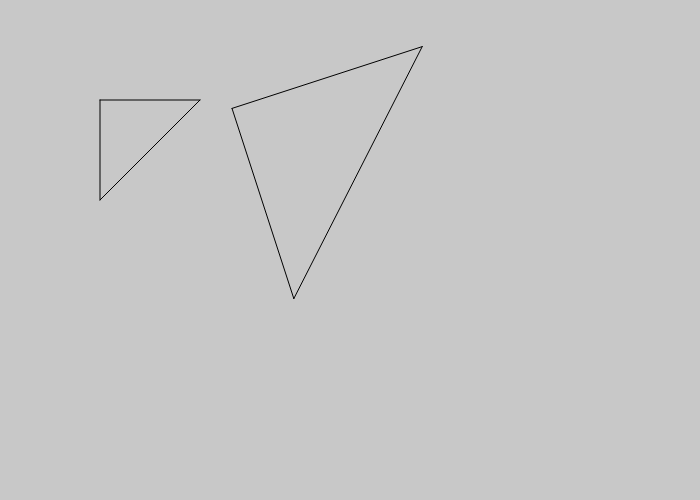
Frame 1 (no input)
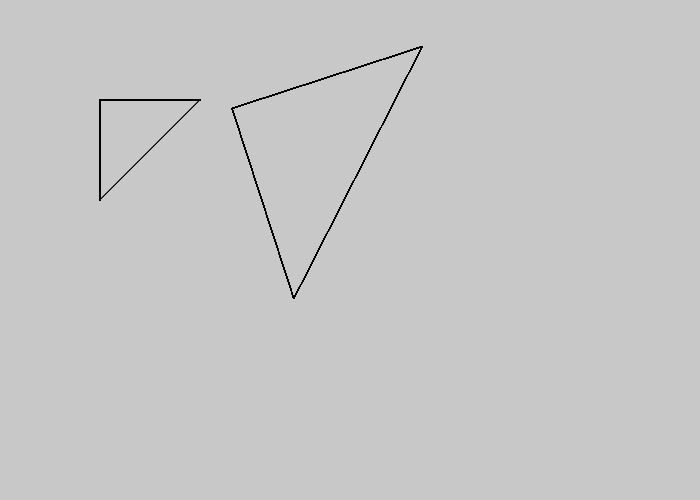
Frame 60 (no input)
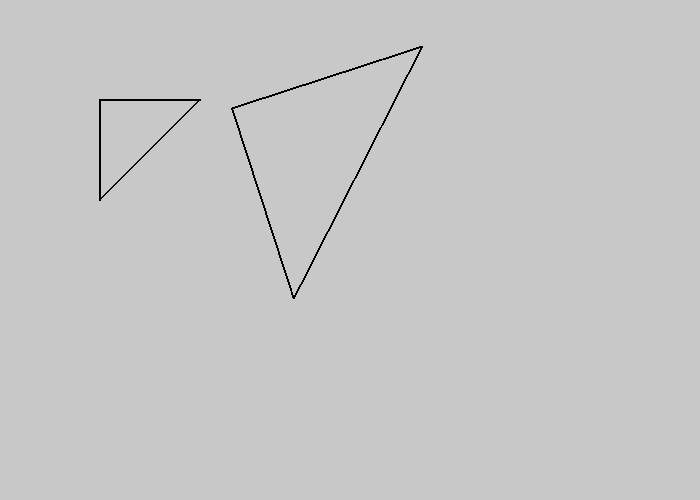
Frame 120 (the mouse pressed at the canvas centre since frame 60)

The p5.js sketch that drew these frames (run headless with seeded random() and noise() and a simulated clock; from frame 60 on, the mouse is pressed at the canvas centre):

// p5.js sketch
// ── sketch.js
function setup() {
  createCanvas(700, 500);
  background(200);
}

function multiplyMat(a,b){

    var temp = [[0,0],[0,0]];

    for (var i = 0; i < a.length; i++) {
        for (var j = 0; j < a[0].length; j++) {
            for (var k = 0; k < b.length; k++) {
                temp[i][j] += (a[i][k] * b[k][j]);
            }
        }
    }

    return temp;
}

function findNewCoordinate( s, p ) 
{ 
    var temp = [[0],[0]]; 
  
    for (var i = 0; i < 2; i++) 
        for (var j = 0; j < 1; j++) 
            for (var k = 0; k < 2; k++) 
                temp[i][j] += (s[i][k] * p[k][j]); 
  
    p[0][0] = temp[0][0]; 
    p[1][0] = temp[1][0];
} 

function mScale(x,y,Sx,Sy){
    var s = [ [Sx, 0], [0, Sy] ]; 
    var p = [[0],[0]]; 
  
    // Scaling the triangle 
    for (var i = 0; i < 3; i++) 
    { 
        p[0][0] = x[i]; 
        p[1][0] = y[i]; 

        findNewCoordinate(s, p); 
  
        x[i] = p[0][0]; 
        y[i] = p[1][0]; 
    } 
  
    // Triangle after Scaling 
    line(x[0], y[0], x[1], y[1]); 
    line(x[1], y[1], x[2], y[2]); 
    line(x[2], y[2], x[0], y[0]); 
}

function mRotate(x,y,theta){
    var s = [ [Math.cos(theta), Math.sin(theta)], [-Math.sin(theta), Math.cos(theta)] ]; 
    var p = [[0],[0]]; 
  
    console.log(x+"   "+y);
    

    // Scaling the triangle 
    for (var i = 0; i < 3; i++) 
    { 
        p[0][0] = x[i]; 
        p[1][0] = y[i]; 

        findNewCoordinate(s, p); 
  
        x[i] = p[0][0]; 
        y[i] = p[1][0]; 
    } 

    console.log("2:"+x+"   "+y);
  
    // Triangle after Scaling 
    line(x[0], y[0], x[1], y[1]); 
    line(x[1], y[1], x[2], y[2]); 
    line(x[2], y[2], x[0], y[0]); 
}

function mtranslate(x,y,x0,y0){
    var s = [[1,0,x0],[0,1,y0]];
    var p = [[0],[0],[0]]; 
    for (var i = 0; i < 3; i++) 
    { 
        p[0][0] = x[i]; 
        p[1][0] = y[i]; 
        p[2][0] = 1; 

        var ans = multiplyMat(s, p); 
  
        x[i] = ans[0][0]; 
        y[i] = ans[1][0]; 
        console.log("1:"+ans);
    } 

    console.log("2:"+x+"   "+y);
    
    // Triangle after Scaling 
    line(x[0], y[0], x[1], y[1]); 
    line(x[1], y[1], x[2], y[2]); 
    line(x[2], y[2], x[0], y[0]); 
}

function mRotate_Scale_translate(x,y,Sx,Sy,theta,x0,y0){
    var s1 = [ [Math.cos(theta), Math.sin(theta)], [-Math.sin(theta), Math.cos(theta)] ];
    var s2 = [ [Sx, 0], [0, Sy] ];
    var s = multiplyMat(s1,s2); 
    var p = [[0],[0]]; 
  
    console.log(x+"   "+y);
    

    // Scaling the triangle 
    for (var i = 0; i < 3; i++) 
    { 
        p[0][0] = x[i]; 
        p[1][0] = y[i]; 

        findNewCoordinate(s, p); 
  
        x[i] = p[0][0]+x0; 
        y[i] = p[1][0]+y0; 
    } 

    console.log("2:"+x+"   "+y);
  
    // Triangle after Scaling 
    line(x[0], y[0], x[1], y[1]); 
    line(x[1], y[1], x[2], y[2]); 
    line(x[2], y[2], x[0], y[0]); 
}

function draw() {
  var x = [100,200,100];
  var y = [100,100,200];

  line(x[0],y[0],x[1],y[1]);
  line(x[1],y[1],x[2],y[2]);
  line(x[2],y[2],x[0],y[0]);

  
  mRotate_Scale_translate(x,y,2,2,Math.PI/10,-20,-20);

}
